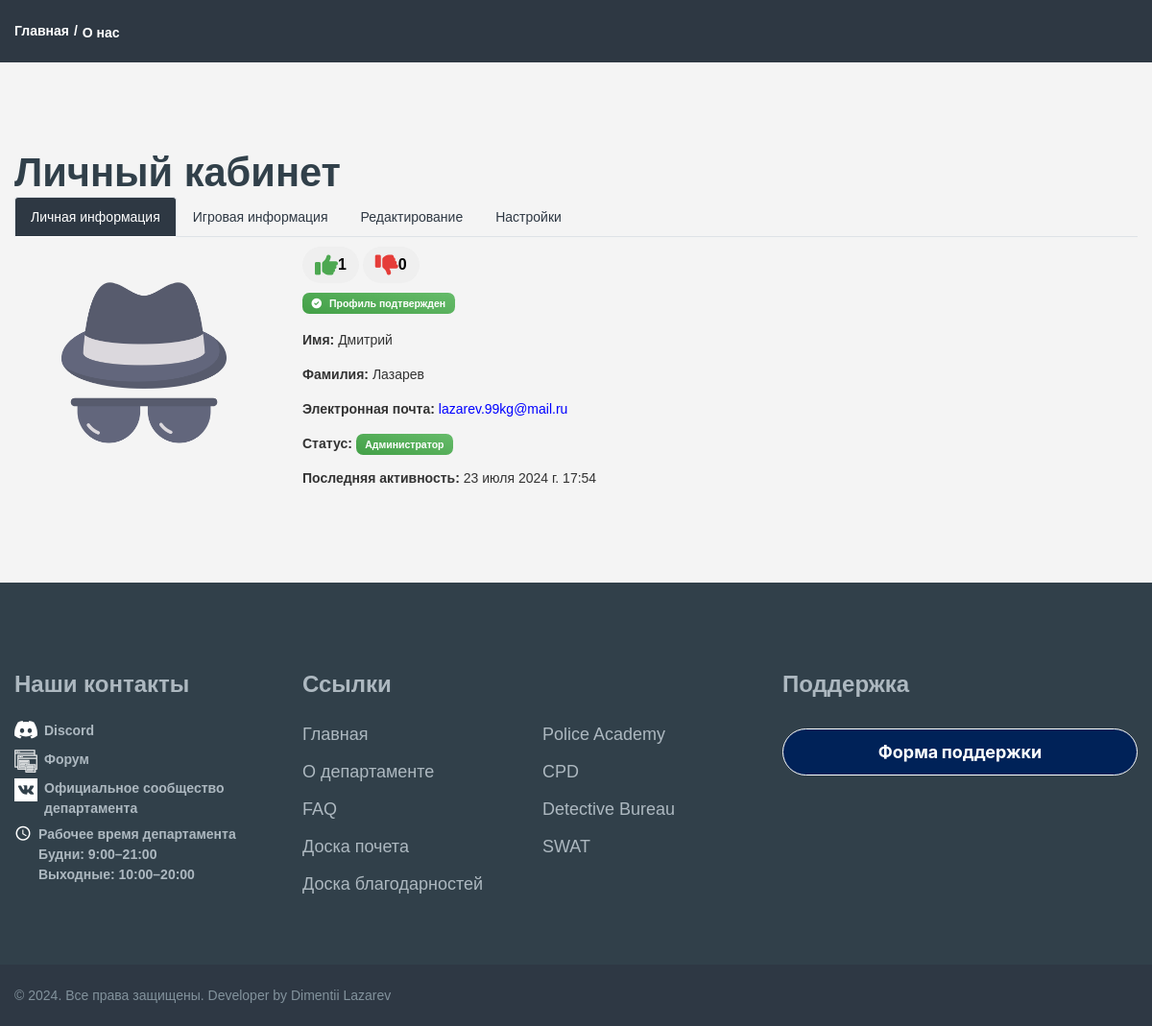
The page /profiles/profile/sfpd_admin/ (signed in) on the database as committed earlier.
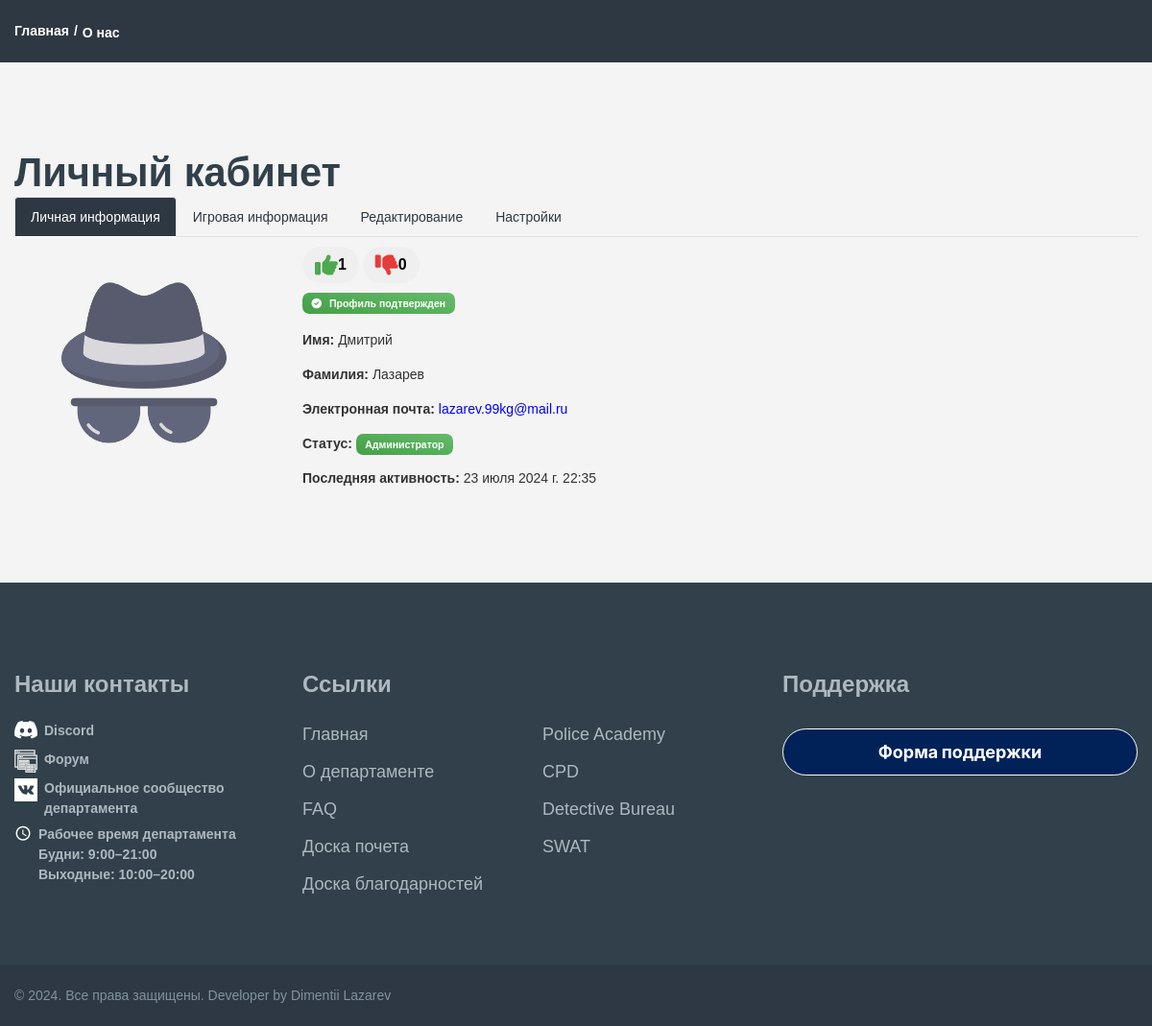
The same page on the database as committed later.
### profiles/models.py (models this page shows, shortened)
class Profile(models.Model):
    id = models.AutoField(primary_key=True)
    user = models.OneToOneField(User, verbose_name="Пользователь", on_delete=models.CASCADE)
    name = models.CharField(max_length=25, verbose_name="Имя", blank=True)
    surnames = models.CharField(max_length=25, verbose_name="Фамилия", blank=True)
    email = models.EmailField(max_length=40, verbose_name="Электронная почта", blank=True)
    photo = models.ImageField(upload_to='users/%Y/%m/%d', blank=True, verbose_name="Фото",
                              default='../static/images/incognito.png')
    slug = models.SlugField("URL", max_length=50, blank=True)
    last_activity = models.DateTimeField(verbose_name="Последняя активность", default=timezone.now)
    bio = models.TextField(verbose_name="Биография", blank=True)
    department = models.ForeignKey(Department, verbose_name="Отдел", on_delete=models.CASCADE, blank=True, null=True)
    role = models.ForeignKey(Role, verbose_name="Должность", on_delete=models.CASCADE, blank=True, null=True)
    nick_name = models.CharField(max_length=50, verbose_name="Игровой ник", blank=True)
    profile_confirmed = models.BooleanField(default=False, verbose_name="Подтверждение профиля")
    role_confirmed = models.BooleanField(default=False, verbose_name="Подтверждение должности")
    likes = models.PositiveIntegerField(default=0, verbose_name="Лайки")
    dislikes = models.PositiveIntegerField(default=0, verbose_name="Дизлайки")
    @property
    def is_online(self):
        now = timezone.now()
        return now - self.last_activity < timezone.timedelta(minutes=2)
    class Meta:
        verbose_name = 'Профиль'
        verbose_name_plural = 'Профили'

### profiles/views.py (the view, shortened to what this page needs)
# urls.py: path('profile/<slug:slug>/', ProfileDetailView.as_view(), name='profile_detail'),
@method_decorator(login_required, name='dispatch')
class ProfileDetailView(DetailView):
    model = Profile
    template_name = 'profile/profile_detail.html'
    context_object_name = 'profile'
    slug_field = 'slug'
    def dispatch(self, request, *args, **kwargs):
        self.object = self.get_object()
        if request.method == "POST" and self.object.user != request.user:
            raise PermissionDenied
        return super().dispatch(request, *args, **kwargs)
    def get_context_data(self, **kwargs):
        context = super().get_context_data(**kwargs)
        if 'form' not in context:
            context['form'] = ProfileUpdateForm(instance=self.object)
        context['can_edit'] = self.object.user == self.request.user
        return context

### departments/models.py (called while the page is built)
    def __str__(self):
        return self.name

    def __str__(self):
        return self.name

### profiles/context_processors.py (called while the page is built)
def add_support_form(request):
    return {'support_form': SupportForm()}

### templates/profile/profile_detail.html (shortened to what the changed rows need)
{% load static %}
{% include 'base.html' %}
<!DOCTYPE html>
<html class="wide wow-animation" lang="en">
<link rel="stylesheet" href="https://cdnjs.cloudflare.com/ajax/libs/font-awesome/6.0.0-beta3/css/all.min.css">
<head>
</head>
<body>
<div class="page">
    <section class="section section-md">
        <div class="container">
            <h1>Личный кабинет</h1>
            <div class="tab-content" id="myTabContent">
                <div class="tab-pane fade show active" id="personal-info" role="tabpanel"
                     aria-labelledby="personal-info-tab">
                    <div class="row">
                        <div class="col-md-8">
                            <div class="profile-confirmation">
                                <p style="margin: 10px 0 10px 0;">
                                    <button id="like-button" class="btn btn-success btn-like">
                                        <i class="fas fa-thumbs-up"></i> <span
                                            id="like-count">{{ profile.likes }}</span>
                                    </button>
                                    <button id="dislike-button" class="btn btn-danger btn-dislike">
                                        <i class="fas fa-thumbs-down"></i> <span
                                            id="dislike-count">{{ profile.dislikes }}</span>
                                    </button>
                                </p>
                                {% if profile.profile_confirmed %}
                                    <span class="badge bg-gradient-success"> <i class="fas fa-check-circle mr-2"></i>Профиль подтвержден</span>
                                {% else %}
                                    <span class="badge bg-gradient-danger"> <i
                                            class="fas fa-exclamation-circle mr-2"></i>Профиль не подтвержден</span>
                                {% endif %}
                            </div>
                            <p><strong>Имя:</strong> {{ profile.name }}</p>
                            <p><strong>Фамилия:</strong> {{ profile.surnames }}</p>
                            <p><strong>Электронная почта:</strong> <a href="mailto:{{ profile.email }}"
                                                                      style="color: blue;">{{ profile.email }}</a></p>
                            <p><strong>Статус:</strong>
                                {% if profile.user.is_staff %}
                                    <span class="badge bg-gradient-success">Администратор</span>
                                {% else %}
                                    <span class="badge bg-gradient-secondary">Пользователь</span>
                                {% endif %}
                            </p>
                            <p><strong>Последняя активность:</strong> {{ profile.last_activity }}</p>
                        </div>
                    </div>
                </div>
            </div>
        </div>
    </section>
</div>
</body>
</html>

Rows that differ between the two databases and show on the page:
changed Profile "Дмитрий": last_activity "23 июля 2024 г. 17:54" → "23 июля 2024 г. 22:35"
